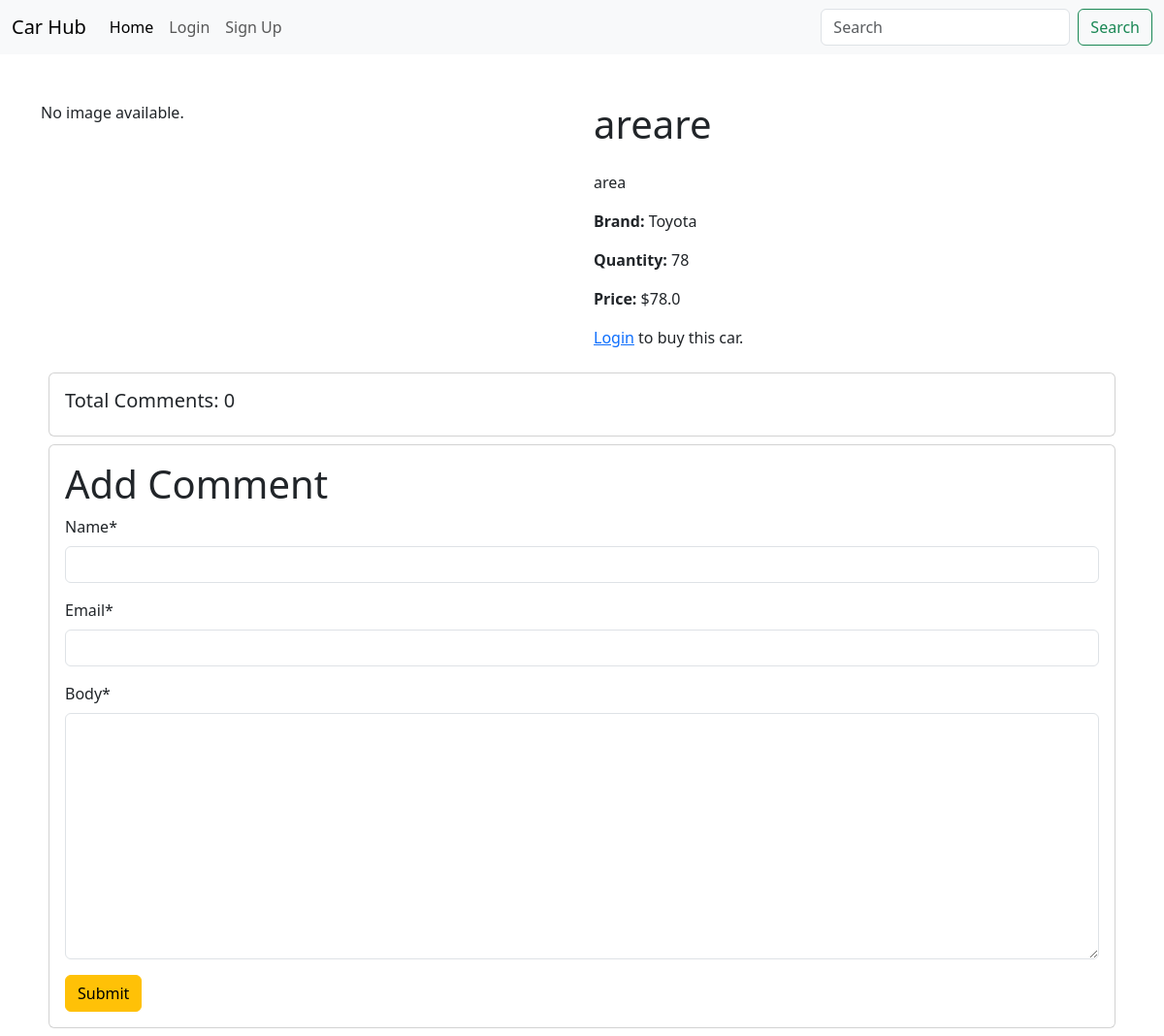
The page /cars/car_detail/11/ on the database as committed earlier.
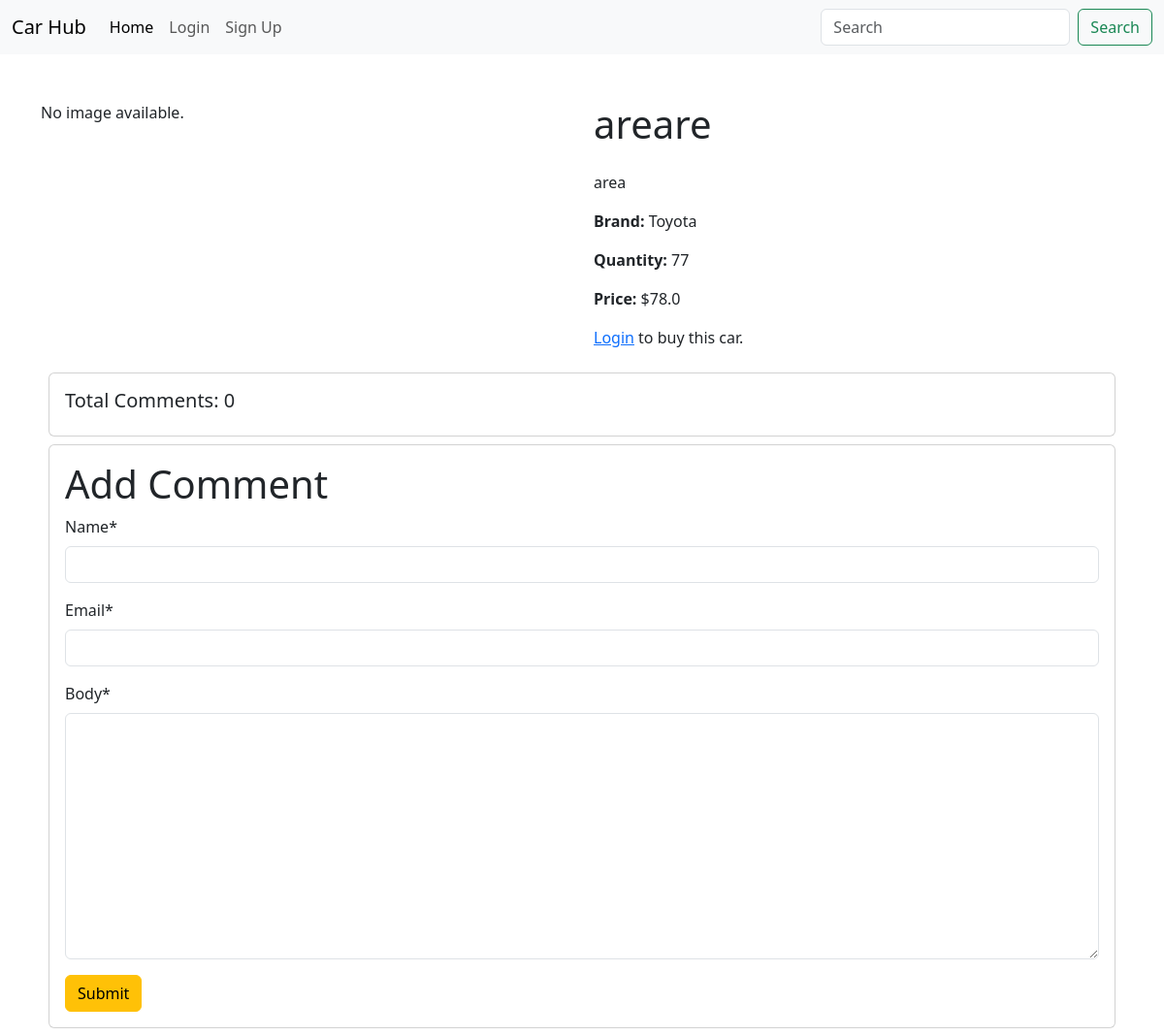
The same page on the database as committed later.
### cars/models.py (models this page shows, shortened)
class Car(models.Model):
    brand = models.ForeignKey(Brands, on_delete=models.CASCADE)
    name = models.CharField(max_length=100)
    description = models.TextField()
    image = models.ImageField(
        upload_to='cars/media/uploads', blank=True, null=True)
    price = models.FloatField()
    quantity = models.PositiveIntegerField(default=0)
    author = models.ForeignKey(User, on_delete=models.CASCADE)
    buyers = models.ManyToManyField(
        User, related_name='bought_cars', blank=True)

### brands/models.py (models this page shows, shortened)
class Brands(models.Model):
    name = models.CharField(max_length=100)

### cars/views.py (the view, shortened to what this page needs)
# urls.py: path('car_detail/<int:car_id>/', views.car_detail, name='car_detail'),
def car_detail(request, car_id):
    car = models.Car.objects.get(id=car_id)
    comments = models.Comment.objects.filter(car=car)
    comment_form = forms.CommentForm()
    return render(request, 'car_detail.html', {'car': car, 'comments': comments, 'comment_form': comment_form})

### cars/forms.py
class CommentForm(forms.ModelForm):
    class Meta:
        model = models.Comment
        fields = ['name', 'email', 'body']

### cars/templates/car_detail.html (shortened to what this page needs)
{% extends 'base.html' %}
{% load crispy_forms_tags %}
{% block content %}
<div class="container mt-5">
    <div class="row">
        <div class="col-md-6">
            {% if car.image %}
            <img src="{{ car.image.url }}" alt="{{ car.name }} Image" class="img-fluid">
            {% else %}
            <p>No image available.</p>
            {% endif %}
        </div>
        <div class="col-md-6">
            <h1 class="mb-4">{{ car.name }}</h1>
            <p>{{ car.description }}</p>
            <p><strong>Brand:</strong> {{ car.brand.name }}</p>
            <p><strong>Quantity:</strong> {{ car.quantity }}</p>
            <p><strong>Price:</strong> ${{ car.price }}</p>
            {% if user.is_authenticated %}
            <form method="post" action="" class="mt-3">
                {% csrf_token %}
                <button name="buy_now" type="submit" class="btn btn-primary">Buy Now</button>
            </form>
            {% else %}
            <p class="mt-3"><a href="{% url 'login' %}">Login</a> to buy this car.</p>
            {% endif %}
        </div>
    </div>
    <div class="card m-2">
        <h5 class="p-3">Total Comments: {{comments | length}}</h5>
    </div>
    <div class="card m-2">
        <div class="card-body">
            <form method="post">
                <h1>Add Comment</h1>
                {{comment_form | crispy}}
                <button class="btn btn-warning">Submit</button>
        </div>
    </div>
</div>
{% endblock %}

Rows that differ between the two databases and show on the page:
changed Car "areare": quantity "78" → "77"
